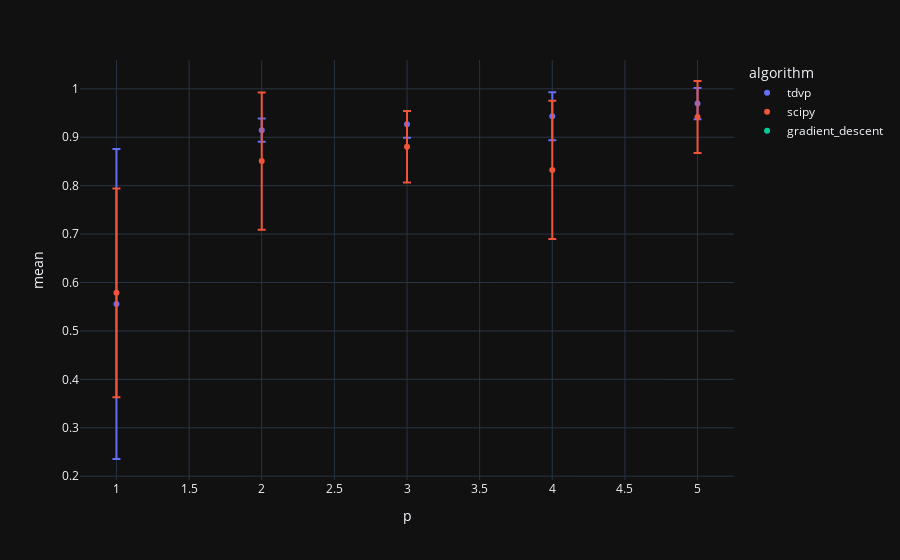

Notebook source saved alongside this figure:
### Code cell
px.scatter(
    data_frame=stats['expectation approximation ratio'].reset_index(),
    x='p',
    y='mean',
    error_y='std',
    color='algorithm',
)

### Figure 1 — Plotly figure (JSON) as saved in the notebook; plotly's stock layout.template omitted (floating-point values rounded to 4 significant figures)
{"data": [{"error_y": {"array": [0.3201, 0.02395, 0.02765, 0.04954, 0.03226]}, "hovertemplate": "algorithm=tdvp<br>p=%{x}<br>mean=%{y}<extra></extra>", "legendgroup": "tdvp", "marker": {"color": "#636efa", "symbol": "circle"}, "mode": "markers", "name": "tdvp", "orientation": "v", "showlegend": true, "x": [1, 2, 3, 4, 5], "xaxis": "x", "y": [0.5557, 0.9145, 0.9268, 0.9434, 0.9697], "yaxis": "y", "type": "scatter"}, {"error_y": {"array": [0.2156, 0.1416, 0.07396, 0.1427, 0.07424]}, "hovertemplate": "algorithm=scipy<br>p=%{x}<br>mean=%{y}<extra></extra>", "legendgroup": "scipy", "marker": {"color": "#EF553B", "symbol": "circle"}, "mode": "markers", "name": "scipy", "orientation": "v", "showlegend": true, "x": [1, 2, 3, 4, 5], "xaxis": "x", "y": [0.5788, 0.8508, 0.8804, 0.8325, 0.9419], "yaxis": "y", "type": "scatter"}, {"error_y": {"array": [null, null, null, null, null]}, "hovertemplate": "algorithm=gradient_descent<br>p=%{x}<br>mean=%{y}<extra></extra>", "legendgroup": "gradient_descent", "marker": {"color": "#00cc96", "symbol": "circle"}, "mode": "markers", "name": "gradient_descent", "orientation": "v", "showlegend": true, "x": [1, 2, 3, 4, 5], "xaxis": "x", "y": [null, null, null, null, null], "yaxis": "y", "type": "scatter"}], "layout": {"xaxis": {"anchor": "y", "domain": [0.0, 1.0], "title": {"text": "p"}}, "yaxis": {"anchor": "x", "domain": [0.0, 1.0], "title": {"text": "mean"}}, "legend": {"title": {"text": "algorithm"}, "tracegroupgap": 0}, "margin": {"t": 60}}}
